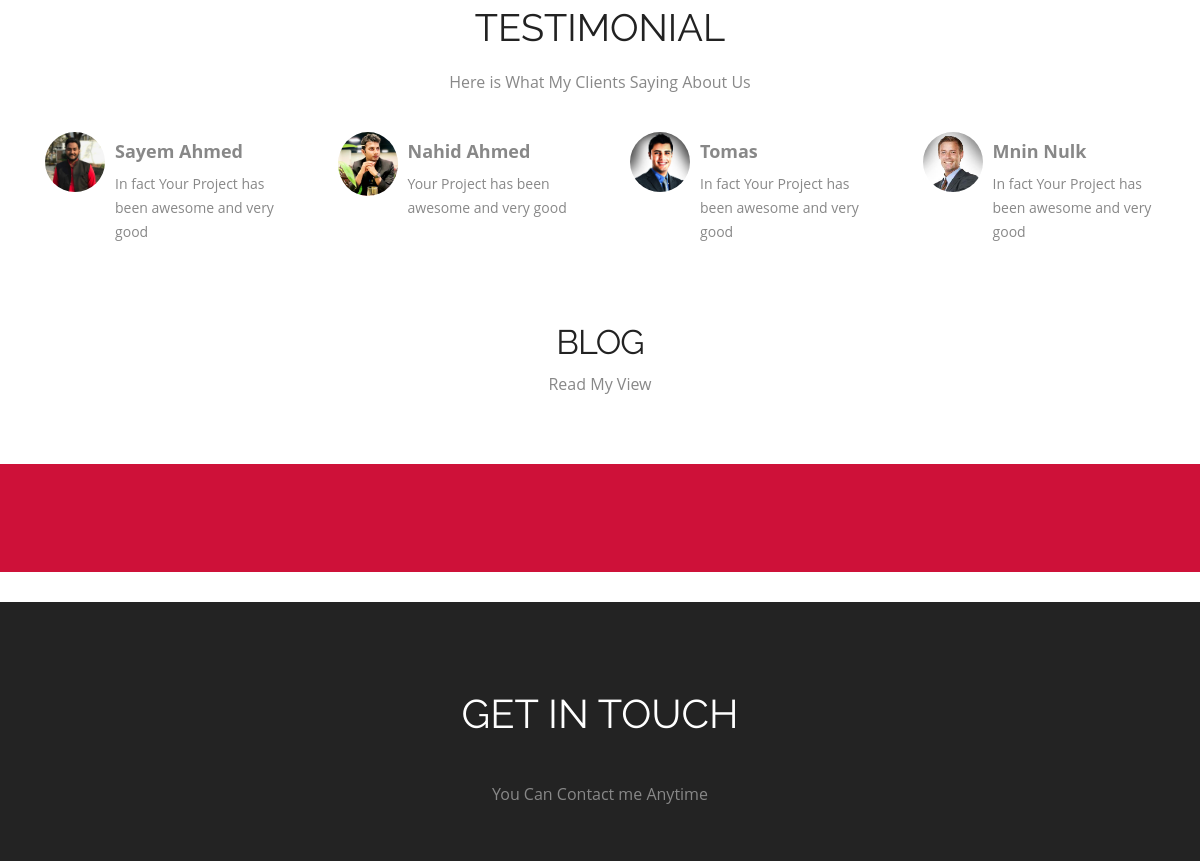
/ (middle part), run on an earlier commit of the app's database.
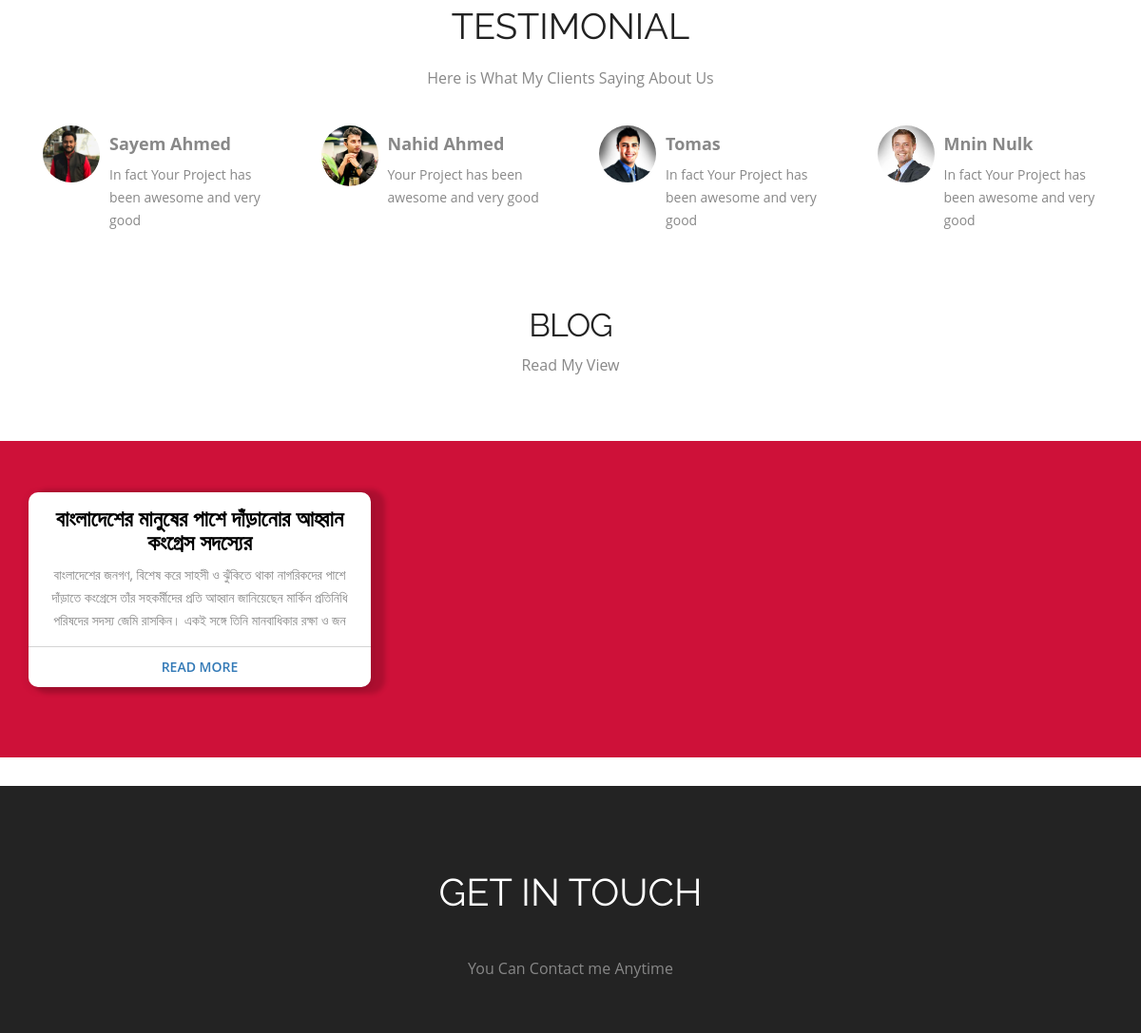
And on a later commit of the database.
### emadapp/models.py (models this page shows)
class Blog(models.Model):
    title = models.CharField(max_length=100)
    description = models.TextField()
    dateblog = models.DateTimeField(auto_now_add=True)

### emadapp/views.py (the view, shortened to what this page needs)
# urls.py: path("", HomeView.as_view(), name='home'),
class HomeView(View):
    def get(self, request):
        blog = Blog.objects.all()
        return render(request, "home.html", {'blog': blog})

### emadapp/templatetags/news_load.py (called while the page is built)
@register.filter(name='cutword')
def cutword(description):
    return description[:200]

### emadapp/templates/home.html (shortened to what this page needs)
{% extends 'base.html' %} <br />
{% load news_load %} <br />
{% block content %} <br />
{% load static %}
<section class="page_section team" id="team">
  <div class="container">
    <h2>Testimonial</h2>
    <h6>Here is What My Clients Saying About Us</h6>
    <div id="team" name="team">
      <div class="container">
        <div class="row centered">
          <div class="col-md-3 centered">
            <img
              class="img img-circle lt-box"
              src="{% static 'img/emad3.jfif' %}"
              height="120px"
              width="120px"
              alt=""
            />
            <div class="rt-box">
              <h4><strong>Sayem Ahmed</strong></h4>
              <p>In fact Your Project has been awesome and very good</p>
              <br />
            </div>
          </div>
          <div class="col-md-3 centered">
            <img
              class="img img-circle lt-box"
              src="{% static 'img/emad2.jpg' %}"
              height="120px"
              width="120px"
              alt=""
            />
            <div class="rt-box">
              <h4><strong>Nahid Ahmed</strong></h4>
              <p>Your Project has been awesome and very good</p>
              <br />
            </div>
          </div>
          <div class="col-md-3 centered">
            <img
              class="img img-circle lt-box"
              src="{% static 'img/team03.jpg' %}"
              height="120px"
              width="120px"
              alt=""
            />
            <div class="rt-box">
              <h4><strong>Tomas</strong></h4>
              <p>In fact Your Project has been awesome and very good</p>
              <br />
            </div>
          </div>
          <div class="col-md-3 centered">
            <img
              class="img img-circle lt-box"
              src="{% static 'img/team04.jpg' %}"
              height="120px"
              width="120px"
              alt=""
            />
            <div class="rt-box">
              <h4><strong>Mnin Nulk</strong></h4>
              <p>In fact Your Project has been awesome and very good</p>
              <br />
            </div>
          </div>
        </div>
      </div>
    </div>
  </div>
</section>
<div class="container">
  <div class="section-title">
    <h2>Blog</h2>
    <h6>Read My View</h6>
  </div>
</div>
<div class="blog" id="blog">
  <section class="wrapper">
    <div class="container-fostrap">
      <div class="content">
        <div class="container">
          <div class="row">
            {% for b in blog %}
            <div class="col-xs-12 col-sm-4">
              <div class="card">
                <div class="card-content">
                  <h4 class="card-title text-center">
                    <a href="{% url 'blog' b.id %}"> {{b.title}} </a>
                  </h4>
                  <p class="text-center">{{b.description|cutword}}</p>
                </div>
                <div class="card-read-more">
                  <a
                    href="{% url 'blog' b.id %}"
                    class="btn btn-link btn-block"
                    target="_blank"
                  >
                    Read More
                  </a>
                </div>
              </div>
            </div>
            {% endfor %}
          </div>
        </div>
      </div>
    </div>
  </section>
  <footer class="footer_wrapper" id="contact">
    <div class="container">
      <section class="page_section contact" id="contact">
        <div class="contact_section">
          <h2>Get In Touch</h2>
          <h6>You Can Contact me Anytime</h6>
        </div>
      </section>
    </div>
  </footer>
  {% endblock content %} <br />

### emadapp/templates/base.html (shortened to what this page needs)
{% load static %}
<!DOCTYPE html>
<html>
  <head>
    <link
      href="{% static 'css/bootstrap.min.css' %}"
      rel="stylesheet"
      type="text/css"
    />
    <link
      rel="stylesheet"
      href="https://cdnjs.cloudflare.com/ajax/libs/font-awesome/5.15.4/css/all.min.css"
    />
    <link href="{% static 'css/card.css' %}" rel="stylesheet" type="text/css" />
    <link
      rel="stylesheet"
      href="{% static 'js/fancybox/jquery.fancybox.css' %}"
      type="text/css"
      media="screen"
    />
    <link
      href="{% static 'css/style.css' %}"
      rel="stylesheet"
      type="text/css"
    />
    <link
      href="{% static 'css/font-awesome.css' %}"
      rel="stylesheet"
      type="text/css"
    />
    <link
      href="{% static 'css/animate.css' %}"
      rel="stylesheet"
      type="text/css"
    />
  </head>
  <body>
    {% block content %} {% endblock content %}
  </body>
</html>

### emadapp/static/css/card.css (style rules this page uses)
.wrapper { display: table; height: 100%; width: 100%; background: #CE1139; margin-bottom: 3rem; margin-top: 1rem; padding-top: 4rem; padding-bottom: 4rem; }
.container-fostrap { display: table-cell; padding: 1em; text-align: center; vertical-align: middle; }
.card { display: block; margin-bottom: 20px; line-height: 1.42857143; background-color: #fff; border-radius: 10px; box-shadow: 10px 2px 5px 5px rgba(0,0,0,0.16),0 2px 10px 0 rgba(0,0,0,0.12); transition: box-shadow .25s; }
.card-content { padding:15px; text-align:left; }
.card-title { margin-top:0px; font-weight: 700; font-size: 1.65em; }
.card-title a { color: #000; text-decoration: none !important; }
.card-read-more { border-top: 1px solid #D4D4D4; }
.card-read-more a { text-decoration: none !important; padding:10px; font-weight:600; text-transform: uppercase }

### emadapp/static/css/style.css (style rules this page uses)
img { max-width: 100%; }
a, a:hover, a:active { outline: 0px !important; text-decoration: none; }
body { background: #fff; font-family: 'Open Sans', sans-serif; font-size: 14px; font-weight: normal; color: #888888; margin: 0; }
h2 { font-size: 38px; color: #222222; font-family: 'Raleway', sans-serif; font-weight: normal; margin: 0px 0 25px 0; text-align: center; text-transform: uppercase; }
h6 { font-size: 16px; color: #888888; font-family: 'Open Sans', sans-serif; font-weight: 400; text-align: center; margin: 0 0 60px 0; }
p { line-height: 24px; margin: 0; }
.page_section.team { padding: 60px 0; }
.page_section.team h6 { margin-bottom: 40px; }
.img-circle { border-radius: 50%; }
.centered { text-align: center; }
.page_section.contact { padding: 90px 0 100px; }
.contact_section { margin: 0 0 60px 0; }
.contact_section h2 { font-size: 40px; color: #ffffff; margin: 0 0 50px 0; text-transform: uppercase; }
.footer_wrapper { background: #232323; }
.section-title h2 { color: #222222; font-family: 'Raleway', sans-serif; font-size: 34px; letter-spacing: -1px; margin: 0 0 15px; text-align: center; text-transform: uppercase; }
.rt-box { float: left; width: 70%; text-align: left; margin-left: 10px; }
img.img.img-circle.lt-box { float: left; width: 60px; height: auto; }

What changed in the data, as far as the page shows it:
added Blog: title "বাংলাদেশের মানুষের পাশে দাঁড়ানোর আহ্বান কংগ্রেস সদস্যের", description "বাংলাদেশের জনগণ, বিশেষ করে সাহসী ও ঝুঁকিতে থাকা নাগরিকদের পাশে দাঁড়াতে কংগ্রেসে তাঁর সহকর্মীদের প্রতি আহ্বান জানিয়েছেন মার্কিন প্রতিনিধি পরিষদের সদস্য জেমি রাসকিন। একই সঙ্গে তিনি মানবাধিকার রক্ষা ও জন"
